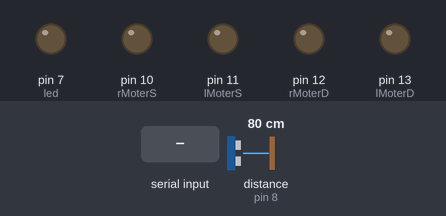
Bench run of a sketch on a simulated Arduino Uno, built with avr-gcc and run on an emulated ATmega328P. Parts: output pins drawn as LEDs (lit = HIGH). Wiring (inferred from the names in the program): ultrasonic range finder: trigger pin 9; echo pin 8. The test bench sets the inputs (shaded band); at power-on: distance to the obstacle (sensor on pin 8) 80 cm. The echo pulse lasts 58.3 µs per cm; pins used as bus, display or sensor lines are not drawn.

Above: at 1.2 s.
1.3 s: "Y" received over Serial
At 1.8 s:
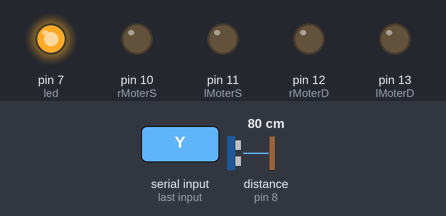
2.8 s: distance to the obstacle (sensor on pin 8) set to 12 cm
4.3 s: distance to the obstacle (sensor on pin 8) set to 9 cm
At 4.35 s:
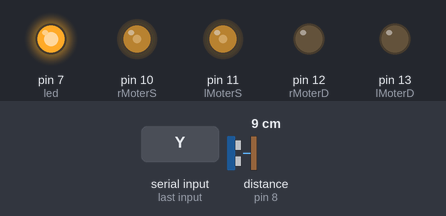
7.3 s: "B" received over Serial
10.3 s: "F" received over Serial
13.3 s: "R" received over Serial
Timing chart, 0 to 16.3 s (numbered marks = the images above; inputs shaded):
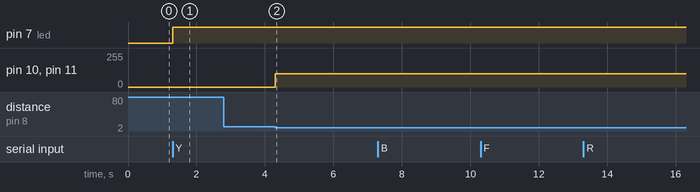

Measured:
- the behaviour switches between 11 and 10 cm on distance to the obstacle (sensor on pin 8) (found by bisection; images 1 and 2)
- after the input at 1.3 s, pin 7 (led): LOW → HIGH at once
- after the input at 2.8 s, every drawn part: stays the same
- after the input at 4.3 s, pin 10 (rMoterS), pin 11 (lMoterS): 0/255 → 100/255 at once

The sketch:

barami_car_basicControl.ino
```cpp
// 비콘을 이용한 자율주행 배달 시스템 - 자동차

int rMoterS = 10;   // Moter Speed
int lMoterS = 11;
int rMoterD = 12;   // Moter Direction, HIGH가 직진
int lMoterD = 13;   // LOW가 직진
int speed = 255;

int trigPin = 9;    // 초음파 센서
int echoPin = 8;
float obstacle = 10;    // [cm]

char command;   // 블루투스로부터 수신

int stance = 0;   // 상태를 나타내는 변수
int led = 7;

void setup(){               // 핀모드 설정 & 시리얼 통신 시작
  Serial.begin(9600);

  pinMode(rMoterS,OUTPUT);
  pinMode(lMoterS,OUTPUT);
  pinMode(rMoterD,OUTPUT);
  pinMode(lMoterD,OUTPUT);

  pinMode(trigPin, OUTPUT);
  pinMode(echoPin, INPUT);

  pinMode(led,OUTPUT);
}

void loop(){
  float duration, distance;      // 초음파 거리 측정
  digitalWrite(trigPin, LOW);
  delayMicroseconds(2);
  digitalWrite(trigPin, HIGH);
  delayMicroseconds(10);
  digitalWrite(trigPin, LOW);
  duration = pulseIn (echoPin, HIGH);
  distance = duration * 17 / 1000;    // distance={(34000*duration)/1000000}/2 (cm)

  while(!(distance >= obstacle) && stance==1){   // 장애물 감지 & 회피 (우회전)
    analogWrite(rMoterS,100);
    analogWrite(lMoterS,100);
    digitalWrite(rMoterD,LOW);
    digitalWrite(lMoterD,LOW);
    delay(100);
    analogWrite(rMoterS,0);
    analogWrite(lMoterS,0);
    digitalWrite(rMoterD,LOW);
    digitalWrite(lMoterD,LOW);
    break;
  }

  if(Serial.available() > 0){   // 블루투스 조작
    command = Serial.read();
    stop();
    switch(command){
      case 'Y':
        stance = 1;
        break;
      case 'N':
        stance = 0;
        break;
      if(stance==1){
        case 'B':
          backward();
          break;
        if(distance > obstacle){
          case 'F':
            forward();
            break;
          case 'R':
            right();
            break;
          case 'L':
            left();
            break;
        }
      }
    }
  }

  if(stance==1){                  // on
    digitalWrite(led, HIGH);
  }

  if(stance==0){                  // off
    analogWrite(rMoterS,0);
    analogWrite(lMoterS,0);
    digitalWrite(led, LOW);
  }
}

void forward(){     // 전진
    analogWrite(rMoterS,speed);
    analogWrite(lMoterS,speed);
    digitalWrite(rMoterD,HIGH);
    digitalWrite(lMoterD,LOW);
}

void backward(){    // 후진
    analogWrite(rMoterS,speed);
    analogWrite(lMoterS,speed);
    digitalWrite(rMoterD,LOW);
    digitalWrite(lMoterD,HIGH);
}

void right(){   // 우회전 (좌측전진, 우측후진)
    analogWrite(rMoterS,speed);
    analogWrite(lMoterS,speed);
    digitalWrite(rMoterD,LOW);
    digitalWrite(lMoterD,LOW);
}

void left(){    // 좌회전 (좌측후진, 우측전진)
    analogWrite(rMoterS,speed);
    analogWrite(lMoterS,speed);
    digitalWrite(rMoterD,HIGH);
    digitalWrite(lMoterD,HIGH);
}

void stop(){    // 정지
    analogWrite(rMoterS,0);
    analogWrite(lMoterS,0);
}
```
